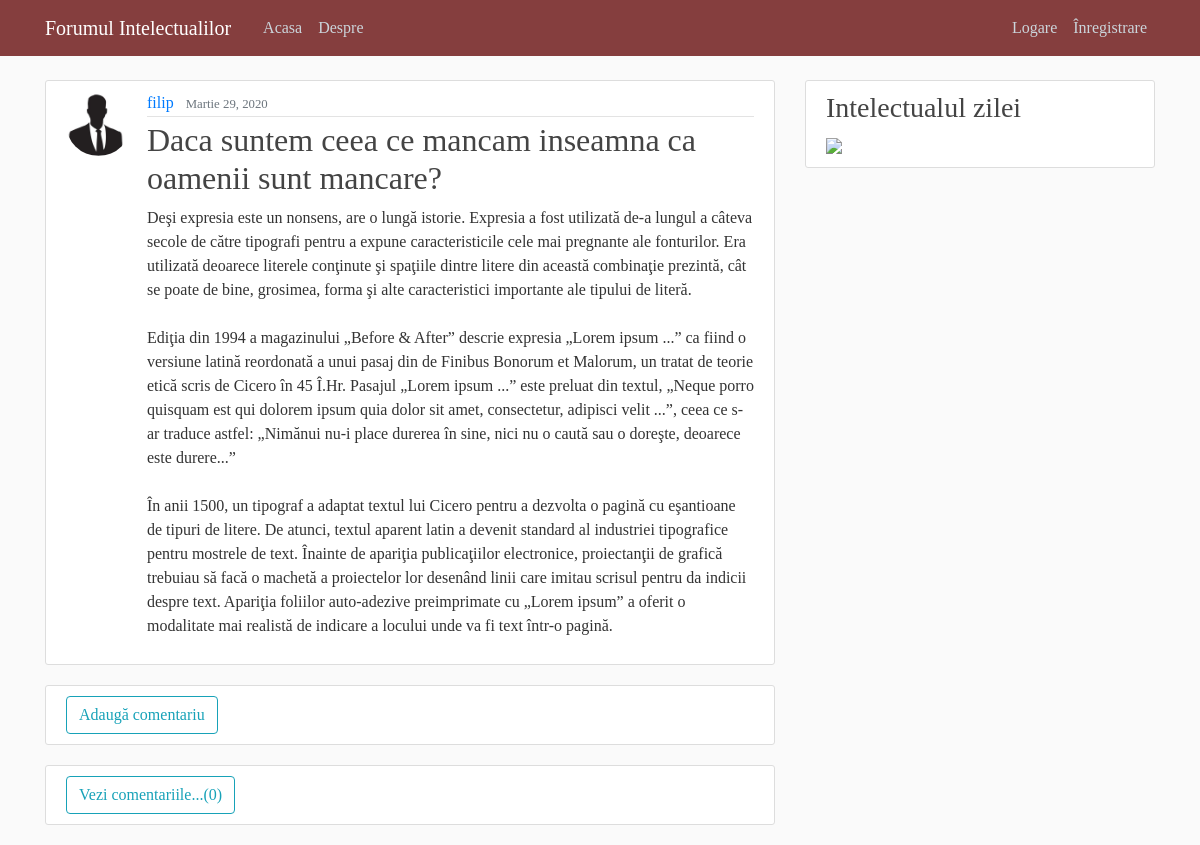
The page /post/41/ on the database its author committed.
### blog/models.py (models this page shows, shortened)
class Post(models.Model):
    title = models.CharField(max_length=100)
    content = models.TextField()
    date_posted = models.DateTimeField(default=timezone.now)
    author = models.ForeignKey(User, on_delete=models.CASCADE)
    @property
    def get_comment_count(self):
        return Comment.objects.filter(post=self).count()

### users/models.py (models this page shows, shortened)
class Profile(models.Model):
    user = models.OneToOneField(User, on_delete=models.CASCADE)
    image = models.ImageField(default='default.jpg', upload_to='profile_pics')

### blog/views.py (the view, shortened to what this page needs)
# urls.py: path('post/<int:pk>/', PostDetailView.as_view(), name='post-detail'),
class PostDetailView(DetailView):
    model = Post

### blog/templates/blog/post_detail.html (shortened to what this page needs)
{% extends "blog/base.html" %}
{% load crispy_forms_tags %}
{% load i18n %}
{% block content %}
  <article class="media content-section">
    <img class="rounded-circle article-img" src="{{ object.author.profile.image.url }}">
    <div class="media-body">
      <div class="article-metadata">
        <a class="mr-2" href="{% url 'user-posts' object.author.username %}">{{ object.author }}</a>
        <small class="text-muted">
        {% language 'ro' %}
          {{ object.date_posted|date:"F d, Y" }}
        {% endlanguage %}
        </small>
      </div>
      <h2 class="article-title">{{ object.title }}</h2>
      <p class="article-content">{{ object.content }}</p>
    </div>
  </article>
  <div class="content-section">
      <a class="btn btn-outline-info" style="text-decoration: none !important" type="submit" href="./comment">Adaugă comentariu</a>
  </div>
  <div class="content-section">
      <a class="btn btn-outline-info" style="text-decoration: none !important" type="submit" href="./comments">Vezi comentariile...({{ object.get_comment_count }})</a>
  </div>
{% endblock content %}

### blog/static/blog/main.css (style rules this page uses)
html * { font-family: "Palatino Linotype", "Book Antiqua", Palatino, serif !important; }
body { background: #fafafa; color: #333333; margin-top: 5rem; }
h1, h2, h3, h4, h5, h6 { color: #444444; }
.content-section { background: #ffffff; padding: 10px 20px; border: 1px solid #dddddd; border-radius: 3px; margin-bottom: 20px; }
.article-title { color: #444444; }
.article-content { white-space: pre-line; }
.article-img { height: 65px; width: 65px; margin-right: 16px; }
.article-metadata { padding-bottom: 1px; margin-bottom: 4px; border-bottom: 1px solid #e3e3e3 }

### rows shown on the page
Post: author.profile.image (placeholder picture), author "filip", date_posted "Martie 29, 2020", title "Daca suntem ceea ce mancam inseamna ca oamenii sunt mancare?", content "Deşi expresia este un nonsens, are o lungă istorie. Expresia a fost utilizată de-a lungul a câteva secole de către tipografi pentru a expune caracteristicile cele mai pregnante ale fonturilor. Era utilizată deoarece literele conţinute şi spaţiile dintre litere din această combinaţie prezintă, cât se poate de bine, grosimea, forma şi alte caracteristici importante ale tipului de literă. Ediţia din 1994 a magazinului „Before & After” descrie expresia „Lorem ipsum ...” ca fiind o versiune latină reordonată a unui pasaj din de Finibus Bonorum et Malorum, un tratat de teorie etică scris de Cicero în 45 Î.Hr. Pasajul „Lorem ipsum ...” este preluat din textul, „Neque porro quisquam est qui dolorem…", get_comment_count "0"
